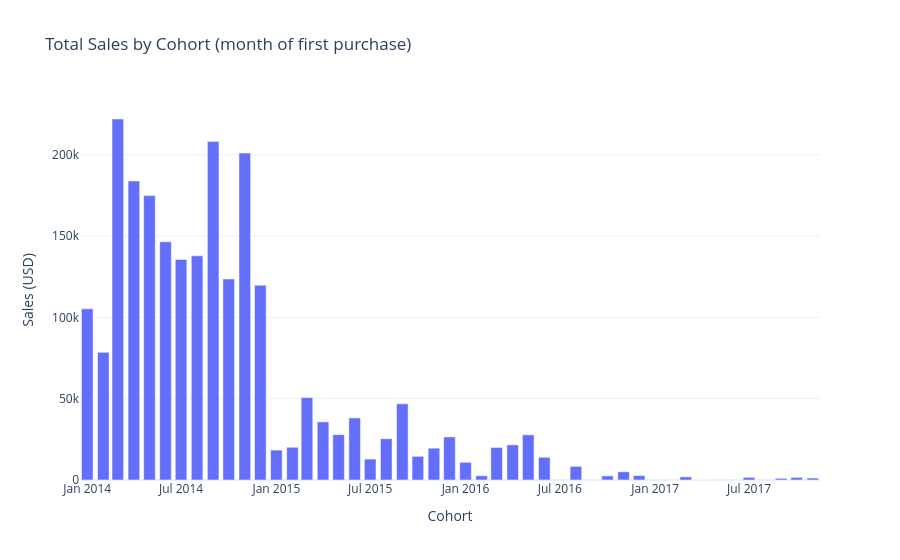

Source (notebook cell):
### Markdown cell above
## 4. Revenue by cohort

### Code cell
cohort_rev = df.groupby("cohort_month").agg(sales=("sales", "sum"), profit=("profit", "sum")).reset_index()
cohort_rev = cohort_rev.merge(df.drop_duplicates("customer_id").groupby("cohort_month").size()
                              .rename("customers").reset_index(), on="cohort_month")
cohort_rev["cohort_month"] = cohort_rev["cohort_month"].astype(str)
top5 = cohort_rev.nlargest(5, "sales")
display(top5)
print("Top 5 cohorts share of total sales:", round(top5.sales.sum() / df.sales.sum() * 100, 1), "%")

by_year = df.groupby("cohort_year").agg(customers=("customer_id", "nunique"),
                                         sales=("sales", "sum"), profit=("profit", "sum")).reset_index()
by_year["sales_share_pct"] = by_year.sales / by_year.sales.sum() * 100
display(by_year)

fig_cr = px.bar(cohort_rev, x="cohort_month", y="sales", title="Total Sales by Cohort (month of first purchase)",
                labels={"cohort_month": "Cohort", "sales": "Sales (USD)"})
fig_cr.show()

### Figure 1 — Plotly figure (JSON) as saved in the notebook; plotly's stock layout.template omitted (floating-point values rounded to 4 significant figures)
{"data": [{"hovertemplate": "Cohort=%{x}<br>Sales (USD)=%{y}<extra></extra>", "legendgroup": "", "marker": {"color": "#636efa", "pattern": {"shape": ""}}, "name": "", "orientation": "v", "showlegend": false, "textposition": "auto", "type": "bar", "x": ["2014-01", "2014-02", "2014-03", "2014-04", "2014-05", "2014-06", "2014-07", "2014-08", "2014-09", "2014-10", "2014-11", "2014-12", "2015-01", "2015-02", "2015-03", "2015-04", "2015-05", "2015-06", "2015-07", "2015-08", "2015-09", "2015-10", "2015-11", "2015-12", "2016-01", "2016-02", "2016-03", "2016-04", "2016-05", "2016-06", "2016-07", "2016-08", "2016-10", "2016-11", "2016-12", "2017-03", "2017-04", "2017-06", "2017-07", "2017-09", "2017-10", "2017-11"], "xaxis": "x", "y": [105200.0, 78500.0, 222000.0, 183900.0, 174900.0, 146500.0, 135600.0, 137900.0, 208100.0, 123600.0, 201100.0, 119800.0, 18380.0, 20130.0, 50690.0, 35740.0, 27880.0, 38160.0, 12860.0, 25370.0, 46840.0, 14550.0, 19570.0, 26480.0, 10890.0, 2606.0, 20010.0, 21600.0, 27790.0, 13980.0, 138.3, 8397.0, 2533.0, 5054.0, 2714.0, 1935.0, 16.74, 113.8, 1609.0, 1038.0, 1594.0, 1206.0], "yaxis": "y"}], "layout": {"barmode": "relative", "legend": {"tracegroupgap": 0}, "title": {"text": "Total Sales by Cohort (month of first purchase)"}, "xaxis": {"anchor": "y", "domain": [0, 1], "title": {"text": "Cohort"}}, "yaxis": {"anchor": "x", "domain": [0, 1], "title": {"text": "Sales (USD)"}}}}
